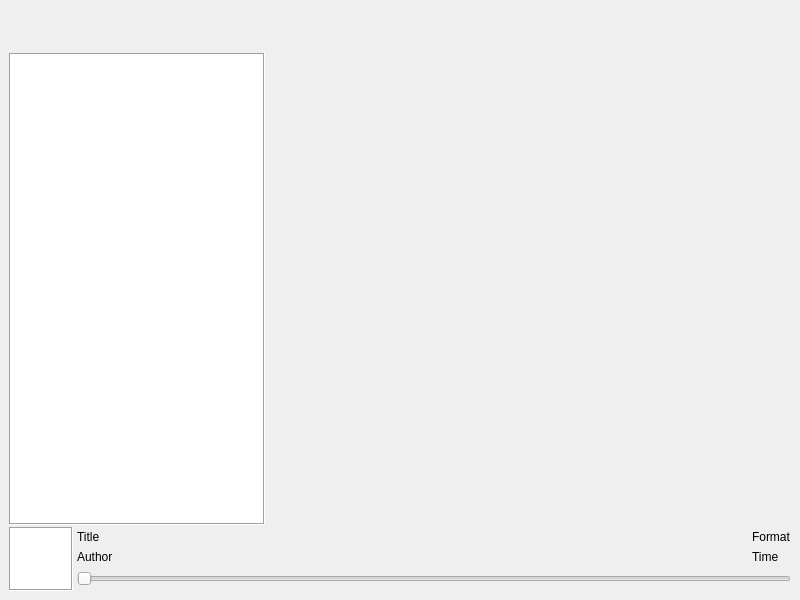
<?xml version="1.0" encoding="UTF-8"?>
<ui version="4.0">
 <class>MainWindow</class>
 <widget class="QMainWindow" name="MainWindow">
  <property name="geometry">
   <rect>
    <x>0</x>
    <y>0</y>
    <width>800</width>
    <height>600</height>
   </rect>
  </property>
  <property name="sizePolicy">
   <sizepolicy hsizetype="Fixed" vsizetype="Fixed">
    <horstretch>1</horstretch>
    <verstretch>1</verstretch>
   </sizepolicy>
  </property>
  <property name="windowTitle">
   <string>MainWindow</string>
  </property>
  <widget class="QWidget" name="centralwidget">
   <layout class="QVBoxLayout" name="verticalLayout_2" stretch="10,1">
    <property name="spacing">
     <number>2</number>
    </property>
    <item>
     <widget class="QSplitter" name="splitter">
      <property name="orientation">
       <enum>Qt::Horizontal</enum>
      </property>
      <property name="handleWidth">
       <number>1</number>
      </property>
      <property name="childrenCollapsible">
       <bool>false</bool>
      </property>
      <widget class="QWidget" name="layoutWidget">
       <layout class="QVBoxLayout" name="verticalLayout" stretch="1,10">
        <property name="spacing">
         <number>0</number>
        </property>
        <item>
         <layout class="QHBoxLayout" name="horizontalLayout" stretch="0,10,0">
          <item>
           <layout class="QHBoxLayout" name="playback_control" stretch="0,0,0">
            <property name="spacing">
             <number>2</number>
            </property>
            <item>
             <widget class="QPushButton" name="media_previous">
              <property name="cursor">
               <cursorShape>ArrowCursor</cursorShape>
              </property>
              <property name="autoFillBackground">
               <bool>false</bool>
              </property>
              <property name="text">
               <string/>
              </property>
              <property name="icon">
               <iconset theme="media-skip-backward">
                <normaloff>.</normaloff>.</iconset>
              </property>
              <property name="iconSize">
               <size>
                <width>32</width>
                <height>32</height>
               </size>
              </property>
              <property name="autoDefault">
               <bool>false</bool>
              </property>
              <property name="default">
               <bool>false</bool>
              </property>
              <property name="flat">
               <bool>true</bool>
              </property>
             </widget>
            </item>
            <item>
             <widget class="QPushButton" name="media_play_pause">
              <property name="autoFillBackground">
               <bool>false</bool>
              </property>
              <property name="text">
               <string/>
              </property>
              <property name="icon">
               <iconset theme="media-playback-start">
                <normaloff>.</normaloff>.</iconset>
              </property>
              <property name="iconSize">
               <size>
                <width>32</width>
                <height>32</height>
               </size>
              </property>
              <property name="autoDefault">
               <bool>false</bool>
              </property>
              <property name="default">
               <bool>false</bool>
              </property>
              <property name="flat">
               <bool>true</bool>
              </property>
             </widget>
            </item>
            <item>
             <widget class="QPushButton" name="media_next">
              <property name="cursor">
               <cursorShape>ArrowCursor</cursorShape>
              </property>
              <property name="autoFillBackground">
               <bool>false</bool>
              </property>
              <property name="text">
               <string/>
              </property>
              <property name="icon">
               <iconset theme="media-skip-forward">
                <normaloff>.</normaloff>.</iconset>
              </property>
              <property name="iconSize">
               <size>
                <width>32</width>
                <height>32</height>
               </size>
              </property>
              <property name="checkable">
               <bool>false</bool>
              </property>
              <property name="autoDefault">
               <bool>false</bool>
              </property>
              <property name="default">
               <bool>false</bool>
              </property>
              <property name="flat">
               <bool>true</bool>
              </property>
             </widget>
            </item>
           </layout>
          </item>
          <item>
           <spacer name="horizontalSpacer_3">
            <property name="orientation">
             <enum>Qt::Horizontal</enum>
            </property>
            <property name="sizeType">
             <enum>QSizePolicy::Minimum</enum>
            </property>
            <property name="sizeHint" stdset="0">
             <size>
              <width>10</width>
              <height>0</height>
             </size>
            </property>
           </spacer>
          </item>
          <item>
           <layout class="QVBoxLayout" name="playlist_control">
            <property name="spacing">
             <number>0</number>
            </property>
            <item>
             <widget class="QPushButton" name="media_repeat">
              <property name="enabled">
               <bool>true</bool>
              </property>
              <property name="sizePolicy">
               <sizepolicy hsizetype="Maximum" vsizetype="Maximum">
                <horstretch>0</horstretch>
                <verstretch>0</verstretch>
               </sizepolicy>
              </property>
              <property name="text">
               <string/>
              </property>
              <property name="icon">
               <iconset theme="media-playlist-repeat">
                <normaloff>.</normaloff>.</iconset>
              </property>
              <property name="iconSize">
               <size>
                <width>16</width>
                <height>16</height>
               </size>
              </property>
              <property name="checkable">
               <bool>false</bool>
              </property>
              <property name="autoRepeat">
               <bool>false</bool>
              </property>
              <property name="flat">
               <bool>true</bool>
              </property>
             </widget>
            </item>
            <item>
             <widget class="QPushButton" name="media_shuffle">
              <property name="sizePolicy">
               <sizepolicy hsizetype="Maximum" vsizetype="Maximum">
                <horstretch>0</horstretch>
                <verstretch>0</verstretch>
               </sizepolicy>
              </property>
              <property name="text">
               <string/>
              </property>
              <property name="icon">
               <iconset theme="media-playlist-shuffle">
                <normaloff>.</normaloff>.</iconset>
              </property>
              <property name="iconSize">
               <size>
                <width>16</width>
                <height>16</height>
               </size>
              </property>
              <property name="checkable">
               <bool>false</bool>
              </property>
              <property name="flat">
               <bool>true</bool>
              </property>
             </widget>
            </item>
           </layout>
          </item>
         </layout>
        </item>
        <item>
         <widget class="QListView" name="listView">
          <property name="sizePolicy">
           <sizepolicy hsizetype="Preferred" vsizetype="Preferred">
            <horstretch>1</horstretch>
            <verstretch>0</verstretch>
           </sizepolicy>
          </property>
          <property name="frameShape">
           <enum>QFrame::Box</enum>
          </property>
         </widget>
        </item>
       </layout>
      </widget>
      <widget class="QFrame" name="frame">
       <property name="sizePolicy">
        <sizepolicy hsizetype="Preferred" vsizetype="Preferred">
         <horstretch>10</horstretch>
         <verstretch>0</verstretch>
        </sizepolicy>
       </property>
       <property name="frameShape">
        <enum>QFrame::NoFrame</enum>
       </property>
       <property name="frameShadow">
        <enum>QFrame::Sunken</enum>
       </property>
       <property name="lineWidth">
        <number>0</number>
       </property>
      </widget>
     </widget>
    </item>
    <item>
     <layout class="QHBoxLayout" name="media_status" stretch="0,10">
      <property name="spacing">
       <number>4</number>
      </property>
      <item>
       <widget class="QGraphicsView" name="cover_preview">
        <property name="sizePolicy">
         <sizepolicy hsizetype="Preferred" vsizetype="Preferred">
          <horstretch>0</horstretch>
          <verstretch>0</verstretch>
         </sizepolicy>
        </property>
        <property name="maximumSize">
         <size>
          <width>64</width>
          <height>64</height>
         </size>
        </property>
        <property name="frameShape">
         <enum>QFrame::Box</enum>
        </property>
       </widget>
      </item>
      <item>
       <layout class="QVBoxLayout" name="media_progres">
        <property name="spacing">
         <number>0</number>
        </property>
        <item>
         <layout class="QGridLayout" name="gridLayout">
          <property name="spacing">
           <number>0</number>
          </property>
          <item row="0" column="0">
           <widget class="QLabel" name="label_title">
            <property name="text">
             <string>Title</string>
            </property>
           </widget>
          </item>
          <item row="1" column="0">
           <widget class="QLabel" name="label_author">
            <property name="text">
             <string>Author</string>
            </property>
           </widget>
          </item>
          <item row="0" column="1">
           <spacer name="horizontalSpacer">
            <property name="orientation">
             <enum>Qt::Horizontal</enum>
            </property>
            <property name="sizeHint" stdset="0">
             <size>
              <width>40</width>
              <height>20</height>
             </size>
            </property>
           </spacer>
          </item>
          <item row="1" column="1">
           <spacer name="horizontalSpacer_2">
            <property name="orientation">
             <enum>Qt::Horizontal</enum>
            </property>
            <property name="sizeHint" stdset="0">
             <size>
              <width>40</width>
              <height>20</height>
             </size>
            </property>
           </spacer>
          </item>
          <item row="1" column="2">
           <widget class="QLabel" name="label_time">
            <property name="text">
             <string>Time</string>
            </property>
           </widget>
          </item>
          <item row="0" column="2">
           <widget class="QLabel" name="label_info">
            <property name="text">
             <string>Format</string>
            </property>
           </widget>
          </item>
         </layout>
        </item>
        <item>
         <widget class="QSlider" name="media_seek">
          <property name="sizePolicy">
           <sizepolicy hsizetype="Preferred" vsizetype="Minimum">
            <horstretch>0</horstretch>
            <verstretch>0</verstretch>
           </sizepolicy>
          </property>
          <property name="orientation">
           <enum>Qt::Horizontal</enum>
          </property>
         </widget>
        </item>
       </layout>
      </item>
     </layout>
    </item>
   </layout>
  </widget>
  <widget class="QMenuBar" name="menubar">
   <property name="geometry">
    <rect>
     <x>0</x>
     <y>0</y>
     <width>800</width>
     <height>28</height>
    </rect>
   </property>
   <property name="defaultUp">
    <bool>false</bool>
   </property>
  </widget>
  <action name="actionre">
   <property name="text">
    <string>re</string>
   </property>
  </action>
 </widget>
 <resources/>
 <connections/>
</ui>
